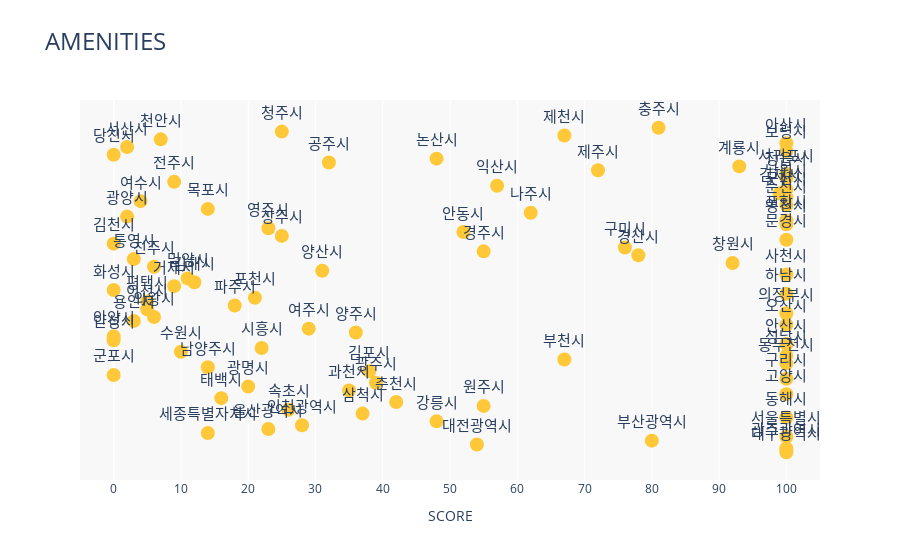

The notebook cell this image was saved under:
### Markdown cell above
### 시설(Amenities)

### Code cell
# 시설
create_scatter_plot(ps, 'Amenities', 'rgba(254, 200, 56, 1)')

### Figure 1 — Plotly figure (JSON) as saved in the notebook; plotly's stock layout.template omitted (floating-point values rounded to 4 significant figures)
{"data": [{"hovertemplate": "<b>%{text}</b><br>Amenities: %{x}<extra></extra>", "legendgroup": "", "marker": {"color": "rgba(254, 200, 56, 1)", "size": 14, "symbol": "circle"}, "mode": "markers+text", "name": "", "orientation": "h", "showlegend": false, "text": ["대구광역시", "광주광역시", "대전광역시", "부산광역시", "서울특별시", "세종특별자치시", "울산광역시", "인천광역시", "강릉시", "동해시", "삼척시", "속초시", "원주시", "춘천시", "태백시", "고양시", "과천시", "광명시", "광주시", "구리시", "군포시", "김포시", "남양주시", "동두천시", "부천시", "성남시", "수원시", "시흥시", "안산시", "안성시", "안양시", "양주시", "여주시", "오산시", "용인시", "의왕시", "의정부시", "이천시", "파주시", "평택시", "포천시", "하남시", "화성시", "거제시", "김해시", "밀양시", "사천시", "양산시", "진주시", "창원시", "통영시", "경산시", "경주시", "구미시", "김천시", "문경시", "상주시", "안동시", "영주시", "영천시", "포항시", "광양시", "나주시", "목포시", "순천시", "여수시", "군산시", "김제시", "남원시", "익산시", "전주시", "정읍시", "서귀포시", "제주시", "계룡시", "공주시", "논산시", "당진시", "보령시", "서산시", "아산시", "천안시", "제천시", "청주시", "충주시"], "textfont": {"size": 15}, "textposition": "top center", "type": "scatter", "x": [100, 100, 54, 80, 100, 14, 23, 28, 48, 100, 37, 26, 55, 42, 16, 100, 35, 20, 39, 100, 0, 38, 14, 100, 67, 100, 10, 22, 100, 0, 0, 36, 29, 100, 3, 6, 100, 5, 18, 5, 21, 100, 0, 9, 12, 11, 100, 31, 6, 92, 3, 78, 55, 76, 0, 100, 25, 52, 23, 100, 100, 2, 62, 14, 100, 4, 100, 99, 100, 57, 9, 100, 100, 72, 93, 32, 48, 0, 100, 2, 100, 7, 67, 25, 81], "xaxis": "x", "y": [0, 1, 2, 3, 4, 5, 6, 7, 8, 9, 10, 11, 12, 13, 14, 15, 16, 17, 18, 19, 20, 21, 22, 23, 24, 25, 26, 27, 28, 29, 30, 31, 32, 33, 34, 35, 36, 37, 38, 39, 40, 41, 42, 43, 44, 45, 46, 47, 48, 49, 50, 51, 52, 53, 54, 55, 56, 57, 58, 59, 60, 61, 62, 63, 64, 65, 66, 67, 68, 69, 70, 71, 72, 73, 74, 75, 76, 77, 78, 79, 80, 81, 82, 83, 84], "yaxis": "y"}], "layout": {"legend": {"tracegroupgap": 0}, "plot_bgcolor": "rgba(242, 242, 242, 0.5)", "title": {"font": {"size": 24}, "text": "AMENITIES"}, "xaxis": {"anchor": "y", "domain": [0, 1], "dtick": 10, "range": [-5, 105], "tick0": 0, "tickmode": "linear", "title": {"text": "SCORE"}}, "yaxis": {"anchor": "x", "domain": [0, 1], "title": {"text": "index"}, "visible": false}}}
